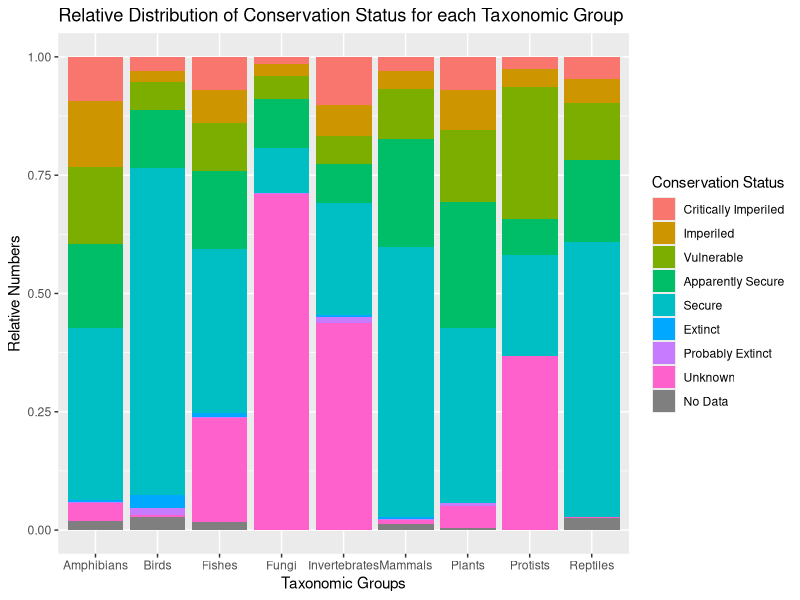
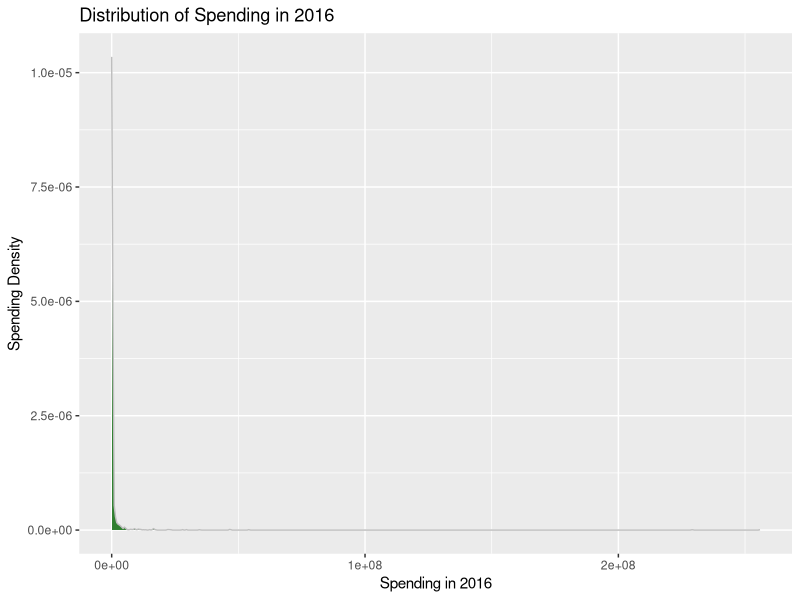
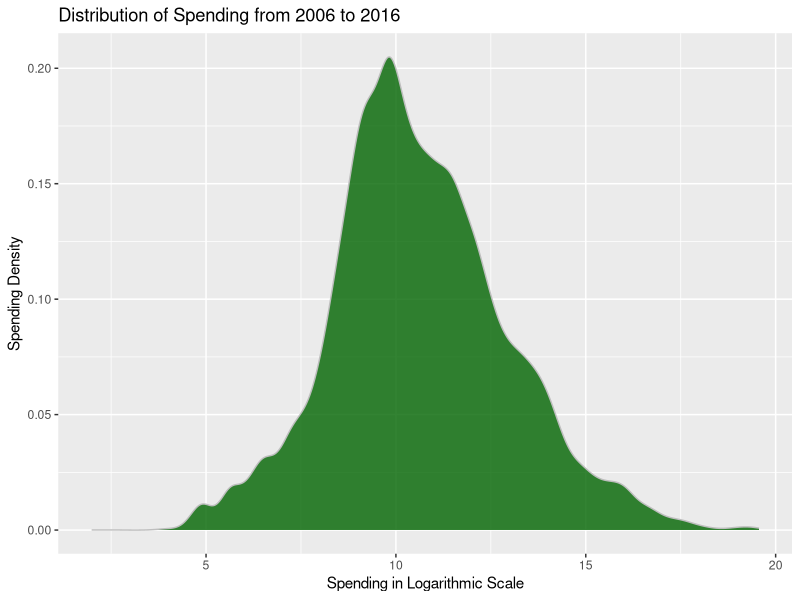

Reproduce these figures in R, in order.
## ---- chunk 1
library(knitr)
## ---- chunk 2
tab <- cbind(Name=c("speciesid", "speciesname", "taxon", "conservation status", "listed"), Description = c("unique ID", "scientific name", "Species group", "Conservation status in North America, according to   [NatureServe](https://www.natureserve.org/conservation-tools/conservation-rank-calculator): 1 = Critically Imperiled; 2 = Imperiled; 3 = Vulnerable; 4 = Apparently Secure; 5 = Secure; UNK = Unknown; Prob. Extinct = Probably Extinct; Extinct", "Is the species listed as threatened or endangered under the US Endangered Species Act: 0 = No; 1 = Yes"))

knitr::kable(tab, caption ='Table 1. Variables in "consevationdata.csv"' )
## ---- chunk 3
setwd("C:\\Users\\Benny Panjaitan\\Documents\\GitHub\\esp106-Naomi\\Midterm")
consdata <- read.csv("conservationdata.csv")
## ---- chunk 4
all <- nrow(consdata)
end <- nrow(consdata[consdata$listed == '1',])

all/end
end/all*100
## ---- chunk 5
tx <- as.data.frame(table(consdata$taxon))
tx <- cbind(tx, tx$Freq/all*100)
colnames(tx) <- c("Taxonomic Groups", "Number of Species", "Percentage (%)")
tx
## ---- chunk 6
ts <- data.frame (consdata$taxon, consdata$conservation_status)
colnames(ts) <- c("Taxonomic Groups", "Conservation Status")

library(ggplot2)
ggplot(ts, aes(`Taxonomic Groups`, fill=`Conservation Status`)) + 
    geom_bar(position="fill", stat="count") +
    labs(title="Relative Distribution of Conservation Status for each Taxonomic Group", y = "Relative Numbers") +
    scale_fill_discrete(labels = c("Critically Imperiled", "Imperiled", "Vulnerable", "Apparently Secure", "Secure", "Extinct", "Probably Extinct", "Unknown", "No Data"))

## ---- chunk 7
spend <- read.csv("spendingdata.csv")
## ---- chunk 8
sp2016 <- subset(spend, Year == "2016")

ggplot(sp2016, aes(x=spending)) +
  geom_density(fill="darkgreen", color="grey", alpha=0.8) +
  labs(title="Distribution of Spending in 2016", x="Spending in 2016", y="Spending Density")
## ---- chunk 9
head (sp2016[order(sp2016$spending, decreasing=TRUE),])
## ---- chunk 10
cosp <- merge(consdata, spend, by="speciesid")

top1 <- cosp[which(cosp$Year == "2016" & cosp$speciesid == "1632"),]
top2 <- cosp[which(cosp$Year == "2016" & cosp$speciesid == "4486"),]
top3 <- cosp[which(cosp$Year == "2016" & cosp$speciesid == "1684"),]

spc <- data.frame()
spc <- rbind.data.frame(top1, top2, top3)
spc

## ---- chunk 11
spc <- subset(spc, select=c(1,2))
name <- c("Chinook salmon", "Rainbow trout", "Coho salmon")
spc <- cbind.data.frame(spc, name)
colnames(spc) <- c("Species ID", "Species Name", "Common Name")
spc
## ---- chunk 12
cslog <- cosp[cosp$spending!="0",]
cslog <- transform(
  cslog, log_spending = log(cslog$spending))

ggplot(cslog, aes(x=log_spending)) +
  geom_density(fill="darkgreen", color="grey", alpha=0.8) +
  labs(title="Distribution of Spending from 2006 to 2016", x="Spending in Logarithmic Scale", y="Spending Density")

## ---- chunk 13
reg <- lm(log_spending~taxon, data=cslog)
summary.lm(reg)
